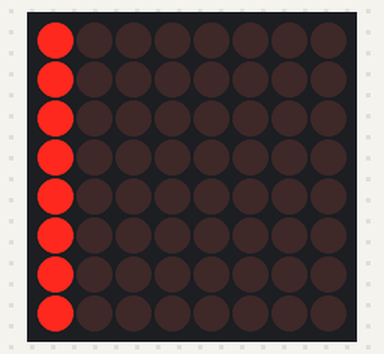
Simulated run of this sketch. Board: Arduino Uno, built with avr-gcc and run on an emulated ATmega328P. Shown: 8×8 LED matrix.

Above: at 0.05 s.
At 4.94 s:
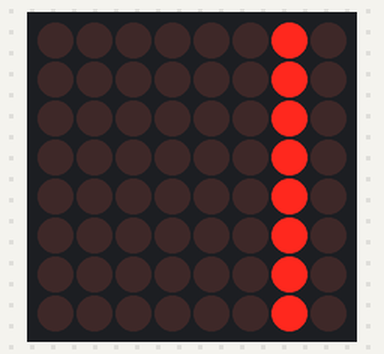
At 9.84 s:
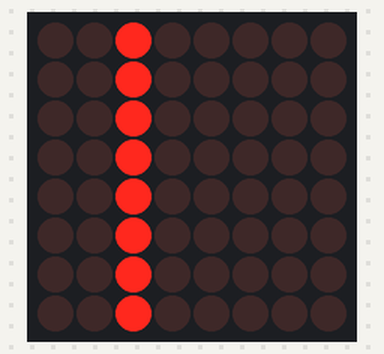
At 20.03 s:
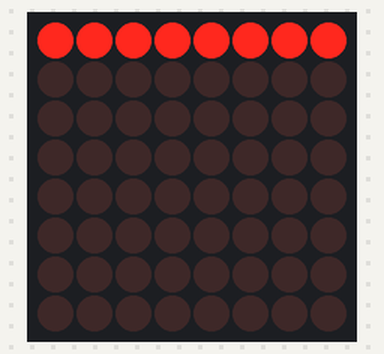
At 29.72 s:
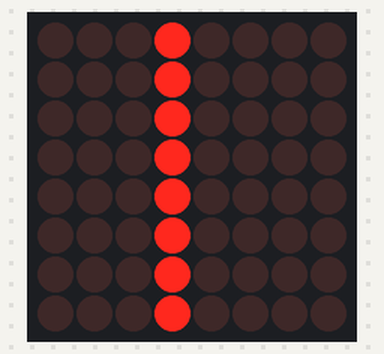
At 39.93 s:
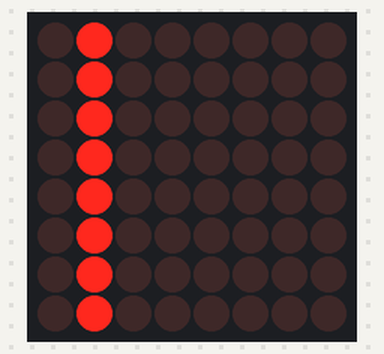

The sketch:

LCDemoMatrix.ino
```cpp
//We always have to include the library
#include "LedControl.h"

/*
 Now we need a LedControl to work with.
 ***** These pin numbers will probably not work with your hardware *****
 pin 12 is connected to the DataIn
 pin 11 is connected to the CLK
 pin 10 is connected to LOAD
 We have only a single MAX72XX.
 */
LedControl lc=LedControl(12,11,10,1);

/* we always wait a bit between updates of the display */
unsigned long delaytime=100;


void setup() {
  /*
   The MAX72XX is in power-saving mode on startup,
   we have to do a wakeup call
   */
  lc.shutdown(0,false);
  /* Set the brightness to a medium values */
  lc.setIntensity(0,8);
  /* and clear the display */
  lc.clearDisplay(0);
}

void cols(){
  for(int col=0;col<8;col++) {
    for(int row=0;row<8;row++ ){
      lc.setLed(0,row,col,true);
    }
    delay(delaytime);
    lc.clearDisplay(0);
  }

  for(int col=6;col>0;col--) {
    for(int row=0;row<8;row++ ){
      lc.setLed(0,row,col,true);
    }
    delay(delaytime);
    lc.clearDisplay(0);
  }
}


void rows(){
  for(int row=0;row<8;row++ ){
    for(int col=0;col<8;col++) {
      lc.setLed(0,row,col,true);
    }
    delay(delaytime);
    lc.clearDisplay(0);
  }

  for(int row=6;row>0;row-- ){
    for(int col=0;col<8;col++) {
      lc.setLed(0,row,col,true);
    }
    delay(delaytime);
    lc.clearDisplay(0);
  }
}

void loop() {
  for(int i=0;i<10;i++){
    cols();
  }
  for(int i=0;i<10;i++){
    rows();
  }
}
```
